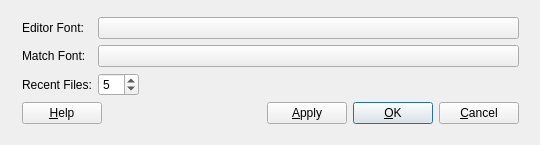
<?xml version="1.0" encoding="UTF-8"?>
<ui version="4.0">
 <class>PrefsBA</class>
 <widget class="QDialog" name="PrefsBA">
  <property name="geometry">
   <rect>
    <x>0</x>
    <y>0</y>
    <width>540</width>
    <height>145</height>
   </rect>
  </property>
  <property name="windowTitle">
   <string>Preferences</string>
  </property>
  <property name="sizeGripEnabled">
   <bool>false</bool>
  </property>
  <widget class="QWidget" name="layout5">
   <property name="geometry">
    <rect>
     <x>11</x>
     <y>6</y>
     <width>519</width>
     <height>131</height>
    </rect>
   </property>
   <layout class="QVBoxLayout">
    <item>
     <layout class="QGridLayout">
      <item row="0" column="0">
       <widget class="QLabel" name="TextLabel2">
        <property name="sizePolicy">
         <sizepolicy hsizetype="Fixed" vsizetype="Minimum">
          <horstretch>0</horstretch>
          <verstretch>0</verstretch>
         </sizepolicy>
        </property>
        <property name="text">
         <string>Editor Font:</string>
        </property>
        <property name="wordWrap">
         <bool>false</bool>
        </property>
       </widget>
      </item>
      <item row="1" column="0">
       <widget class="QLabel" name="textLabel1">
        <property name="text">
         <string>Match Font:</string>
        </property>
        <property name="wordWrap">
         <bool>false</bool>
        </property>
       </widget>
      </item>
      <item row="0" column="1" colspan="2">
       <widget class="QPushButton" name="fontButton">
        <property name="text">
         <string/>
        </property>
       </widget>
      </item>
      <item row="1" column="1" colspan="2">
       <widget class="QPushButton" name="fontButtonMatch">
        <property name="text">
         <string/>
        </property>
       </widget>
      </item>
      <item row="2" column="0">
       <widget class="QLabel" name="TextLabel1_2">
        <property name="sizePolicy">
         <sizepolicy hsizetype="Fixed" vsizetype="Minimum">
          <horstretch>0</horstretch>
          <verstretch>0</verstretch>
         </sizepolicy>
        </property>
        <property name="text">
         <string>Recent Files:</string>
        </property>
        <property name="wordWrap">
         <bool>false</bool>
        </property>
       </widget>
      </item>
      <item row="2" column="1">
       <widget class="QSpinBox" name="recentFilesSpinBox">
        <property name="sizePolicy">
         <sizepolicy hsizetype="Fixed" vsizetype="Fixed">
          <horstretch>0</horstretch>
          <verstretch>0</verstretch>
         </sizepolicy>
        </property>
        <property name="maximum">
         <number>25</number>
        </property>
        <property name="value">
         <number>5</number>
        </property>
       </widget>
      </item>
      <item row="2" column="2">
       <spacer name="Spacer1_2">
        <property name="orientation">
         <enum>Qt::Horizontal</enum>
        </property>
        <property name="sizeType">
         <enum>QSizePolicy::Expanding</enum>
        </property>
        <property name="sizeHint" stdset="0">
         <size>
          <width>380</width>
          <height>20</height>
         </size>
        </property>
       </spacer>
      </item>
     </layout>
    </item>
    <item>
     <layout class="QHBoxLayout">
      <property name="spacing">
       <number>6</number>
      </property>
      <property name="margin">
       <number>0</number>
      </property>
      <item>
       <widget class="QPushButton" name="buttonHelp">
        <property name="text">
         <string>&amp;Help</string>
        </property>
        <property name="autoDefault">
         <bool>true</bool>
        </property>
       </widget>
      </item>
      <item>
       <spacer name="Horizontal Spacing2">
        <property name="orientation">
         <enum>Qt::Horizontal</enum>
        </property>
        <property name="sizeType">
         <enum>QSizePolicy::Expanding</enum>
        </property>
        <property name="sizeHint" stdset="0">
         <size>
          <width>20</width>
          <height>20</height>
         </size>
        </property>
       </spacer>
      </item>
      <item>
       <widget class="QPushButton" name="buttonApply">
        <property name="text">
         <string>&amp;Apply</string>
        </property>
        <property name="autoDefault">
         <bool>true</bool>
        </property>
       </widget>
      </item>
      <item>
       <widget class="QPushButton" name="buttonOk">
        <property name="text">
         <string>&amp;OK</string>
        </property>
        <property name="autoDefault">
         <bool>true</bool>
        </property>
        <property name="default">
         <bool>true</bool>
        </property>
       </widget>
      </item>
      <item>
       <widget class="QPushButton" name="buttonCancel">
        <property name="text">
         <string>&amp;Cancel</string>
        </property>
        <property name="autoDefault">
         <bool>true</bool>
        </property>
       </widget>
      </item>
     </layout>
    </item>
   </layout>
  </widget>
 </widget>
 <layoutdefault spacing="6" margin="11"/>
 <tabstops>
  <tabstop>fontButton</tabstop>
  <tabstop>buttonHelp</tabstop>
  <tabstop>buttonApply</tabstop>
  <tabstop>buttonOk</tabstop>
  <tabstop>buttonCancel</tabstop>
 </tabstops>
 <resources/>
 <connections>
  <connection>
   <sender>buttonOk</sender>
   <signal>clicked()</signal>
   <receiver>PrefsBA</receiver>
   <slot>accept()</slot>
   <hints>
    <hint type="sourcelabel">
     <x>20</x>
     <y>20</y>
    </hint>
    <hint type="destinationlabel">
     <x>20</x>
     <y>20</y>
    </hint>
   </hints>
  </connection>
  <connection>
   <sender>buttonCancel</sender>
   <signal>clicked()</signal>
   <receiver>PrefsBA</receiver>
   <slot>reject()</slot>
   <hints>
    <hint type="sourcelabel">
     <x>20</x>
     <y>20</y>
    </hint>
    <hint type="destinationlabel">
     <x>20</x>
     <y>20</y>
    </hint>
   </hints>
  </connection>
  <connection>
   <sender>fontButton</sender>
   <signal>pressed()</signal>
   <receiver>PrefsBA</receiver>
   <slot>font_slot()</slot>
   <hints>
    <hint type="sourcelabel">
     <x>20</x>
     <y>20</y>
    </hint>
    <hint type="destinationlabel">
     <x>20</x>
     <y>20</y>
    </hint>
   </hints>
  </connection>
  <connection>
   <sender>buttonHelp</sender>
   <signal>pressed()</signal>
   <receiver>PrefsBA</receiver>
   <slot>help_slot()</slot>
   <hints>
    <hint type="sourcelabel">
     <x>20</x>
     <y>20</y>
    </hint>
    <hint type="destinationlabel">
     <x>20</x>
     <y>20</y>
    </hint>
   </hints>
  </connection>
  <connection>
   <sender>buttonApply</sender>
   <signal>pressed()</signal>
   <receiver>PrefsBA</receiver>
   <slot>apply_slot()</slot>
   <hints>
    <hint type="sourcelabel">
     <x>20</x>
     <y>20</y>
    </hint>
    <hint type="destinationlabel">
     <x>20</x>
     <y>20</y>
    </hint>
   </hints>
  </connection>
  <connection>
   <sender>fontButtonMatch</sender>
   <signal>pressed()</signal>
   <receiver>PrefsBA</receiver>
   <slot>match_font_slot()</slot>
   <hints>
    <hint type="sourcelabel">
     <x>20</x>
     <y>20</y>
    </hint>
    <hint type="destinationlabel">
     <x>20</x>
     <y>20</y>
    </hint>
   </hints>
  </connection>
 </connections>
</ui>
